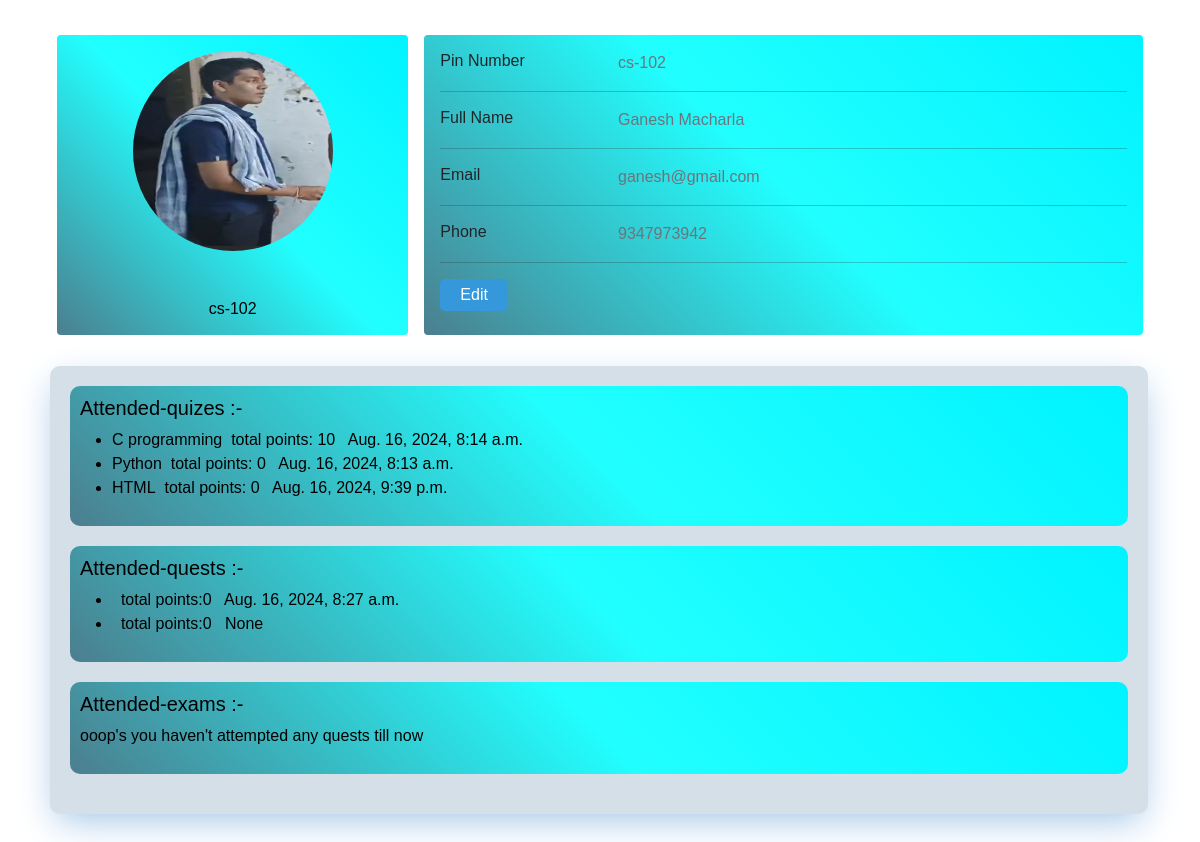
Page /Accounts/profile-view/ (signed in) on the earlier database version.
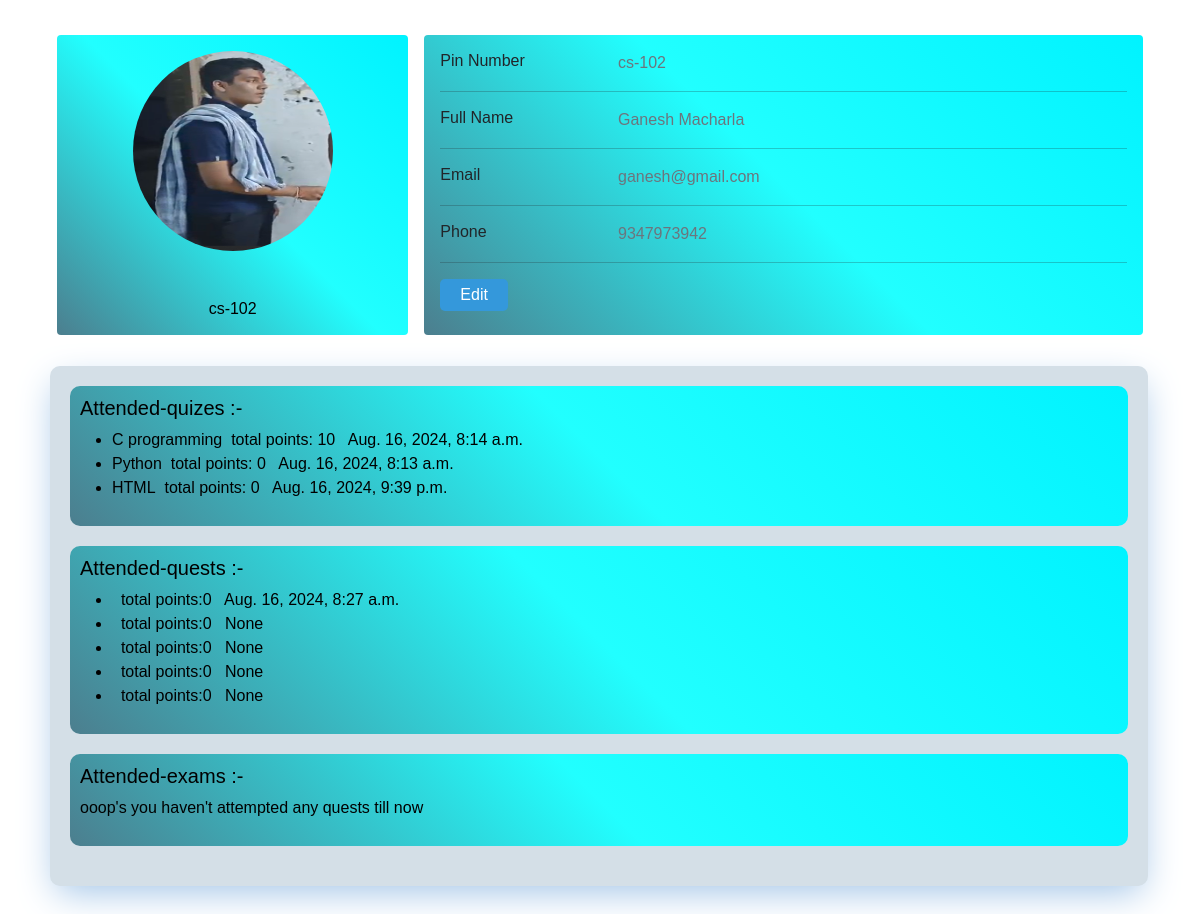
Same page on the later database version.
### Accounts/models.py (models this page shows, shortened)
class Profile(models.Model):
    pin=models.OneToOneField(User,on_delete=models.CASCADE)
    phone=models.CharField(max_length=100)
    fullname=models.CharField(max_length=100)
    image=models.ImageField(upload_to='images/',default='images/avatar7.png')
    isLecturer=models.BooleanField(default=False)

### quiz/models.py (models this page shows, shortened)
class Responses(models.Model):
    quiz=models.ForeignKey(Quiz,on_delete=models.CASCADE)
    pin=models.CharField(max_length=200)
    submitted_date=models.DateTimeField(null=True,blank=True)
    correct_answers=models.IntegerField(null=True,default=0)

class Quiz(models.Model):
    host=models.ForeignKey(User,on_delete=models.CASCADE)
    title=models.CharField(max_length=200)
    quiz_id=models.IntegerField(null=True,default=0)
    created_date=models.DateTimeField(null=True,blank=True)

### Dailyquest/models.py (models this page shows)
class Responses(models.Model):
    quest=models.ForeignKey(Quest,on_delete=models.CASCADE)
    pin=models.CharField(max_length=200)
    submitted_date=models.DateTimeField(null=True,blank=True)
    total_points=models.IntegerField(null=True,default=0)
    shift=models.CharField(max_length=200,default="")
    semester=models.CharField(max_length=200,default="")
    subject=models.CharField(max_length=200,default="")
    attendance_status=models.BooleanField(default=False)

### Accounts/views.py (the view)
# urls.py: path('profile-view/',views.profile_view,name='profile-view'),
@login_required(login_url='/Accounts/login/')
def profile_view(request):
    user_profile = get_object_or_404(Profile, pin=request.user)
    quizzes=Quiz.objects.filter(host=request.user)
    quests=Quest.objects.filter(host=request.user)
    exams=Exam.objects.filter(host=request.user)
    attended_quizes=quiz.models.Responses.objects.filter(pin=request.user)
    attended_quests=Dailyquest.models.Responses.objects.filter(pin=request.user)
    attended_exams=Responses.objects.filter(pin=request.user)
    if not user_profile.image:
        user_profile.image="images/avatar7.png"
    details = { 'fullname': user_profile.fullname,'image':user_profile.image,'phone':user_profile.phone,'isLecturer':user_profile.isLecturer,'quizzes':quizzes,'quests':quests,'attended_quizes':attended_quizes,'attended_quests':attended_quests,'exams':exams,'attended_exams':attended_exams}
    return render(request, 'Accounts/profile.html', details)

### quiz/templatetags/custom_filters.py (called while the page is built)
@register.filter
def mul(value, arg):
    try:
        return value * arg
    except (TypeError, ValueError):
        return ''

### templates/Accounts/profile.html (shortened to what this page needs)
{% load custom_filters %}
<!DOCTYPE html>
<html lang="en">
<head>
  <link href="https://cdn.jsdelivr.net/npm/bootstrap@5.3.3/dist/css/bootstrap.min.css" rel="stylesheet"
>
</head>
<body>
  <div class="container">
    <div class="main-body">
      <div class="row gutters-sm">
        <div class="col-md-4 mb-3">
          <div class="card">
            <div class="card-body">
              <div class="d-flex flex-column align-items-center text-center">
                <img src="/media/{{image}}" alt="Admin" class="rounded-circle" style="object-fit:fill;" width="200"
                  height="200">
                <div class="mt-5">
                  <h4 class="username">{{ user.username }}</h4>
                </div>
              </div>
            </div>
          </div>
        </div>
        <div class="col-md-8">
          <div class="card mb-3">
            <div class="card-body">
              <div class="row">
                <div class="col-sm-3">
                  <h6 class="mb-0">Pin Number</h6>
                </div>
                <div class="col-sm-9 text-secondary">
                  {{ user }}
                </div>
              </div>
              <hr>
              <div class="row">
                <div class="col-sm-3">
                  <h6 class="mb-0">Full Name</h6>
                </div>
                <div class="col-sm-9 text-secondary">
                  {{ fullname }}
                </div>
              </div>
              <hr>
              <div class="row">
                <div class="col-sm-3">
                  <h6 class="mb-0">Email</h6>
                </div>
                <div class="col-sm-9 text-secondary">
                  {{ user.email }}
                </div>
              </div>
              <hr>
              <div class="row">
                <div class="col-sm-3">
                  <h6 class="mb-0">Phone</h6>
                </div>
                <div class="col-sm-9 text-secondary">
                  {{ phone }}
                </div>
              </div>
              <hr>
              <div class="row">
                <div class="col-sm-12">
                  <a href="../profile-update"><button>Edit</button></a>
                </div>
              </div>
            </div>
          </div>
        </div>
      </div>
    </div>
  </div>
  <div class="student-area">
    {% if isLecturer %}
    {% comment %} quiz field {% endcomment %}
    <div class="quizes">
      <h5 class="mb-3">Created Quizzes :-</h5>
      {% if quizzes|length > 0 %}
      <ul>
        {% for quiz in quizzes %}
        <li>
          <a href="/quiz/{{quiz.quiz_id}}">{{quiz.title}}</a>&nbsp&nbsp<span
            class="created-date">{{quiz.created_date}}</span>
        </li>
        {% endfor %}
      </ul>
      {%else%}
      <p>ooop's till now you haven't created any quizes</p>
      {%endif%}
    </div>
    <div class="quests">
      <h5 class="mb-3">Created Quests :-</h5>
      {% if quests|length > 0%}
      <ul>
        {% for quest in quests %}
        <li>
          <a href="/Dailyquest/{{quest.quest_id}}">{{quest.title}}</a>&nbsp&nbsp<span
            class="created-date">{{quest.created_date}}</span>
        </li>
        {% endfor %}
      </ul>
      {%else%}
      <p>ooops's till now you haven't created any quests</p>
      {% endif%}
    </div>
    <div class="exams">
      <h5 class="mb-3">Created Exams :- </h5>
      {% if exams|length > 0%}
      <ul></ul>
      {% for exam in exams%}
      <li>
        <a href="/Exam/{{exam.exam_id}}">{{exam.title}}</a>&nbsp&nbsp<span
          class="created-date">{{exam.created_date}}</span>
      </li>
      {%endfor%}
      </ul>
      {% else %}
      <p>ooops' till now you haven't created any exams</p>
      {% endif %}
    </div>
    {% else %}
    <div class="attended-quizes">
      <h5>Attended-quizes :-</h5>
      {% if attended_quizes|length > 0 %}
      <ul>
        {% for attended_quiz in attended_quizes%}
        <li>{{attended_quiz.quiz.title}}&nbsp; total points:
          {% with total_points=attended_quiz.correct_answers|mul:10 %}
          {{ total_points }}
          {% endwith %}
          {{attended_quiz.submitted_date}}
        </li>
        {% endfor%}
      </ul>
      {% else %}
      <p>ooop's you haven't attempted any quizes till now.</p>
      {%endif%}
    </div>
    <div class="attended-quests">
      <h5>Attended-quests :-</h5>
      {% if attended_quests|length > 0 %}
      <ul>
        {% for attended_quest in attended_quests%}
        <li>
          {{attended_quest.title}}&nbsp;
          total points:{{attended_quest.total_points}}
          {{attended_quest.submitted_date}}
        </li>
        {% endfor%}
      </ul>
      {% else %}
      <p>ooop's you haven't attempted any quests till now</p>
      {%endif%}
    </div>
    <div class="attended-exams">
      <h5>Attended-exams :-</h5>
      {% if attended_exams|length > 0 %}
      <ul>
        {% for attended_exam in attended_exams%}
        <li>
          {{attended_exam.title}}&nbsp;
          total points:{{attended_exam.total_points}}
          &nbsp;
          {{attended_exam.submitted_date}}
        </li>
        {% endfor%}
      </ul>
      {% else %}
      <p>ooop's you haven't attempted any quests till now</p>
      {%endif%}
    </div>
    {% endif%}
  </div>
</body>
</html>

### templates/Accounts/profile.html (style rules this page uses)
* { padding: 0; margin: 0; box-sizing: border-box; font-family: 'Gill Sans', 'Gill Sans MT', Calibri, 'Trebuchet MS', sans-serif; }
body { margin-top: 20px; color: #1a202c; text-align: left; background-color: white; }
.main-body { padding: 15px; }
.card { background: linear-gradient(45deg, rgb(76, 126, 142), rgb(33, 255, 255), rgb(0, 243, 255)); position: relative; display: flex; flex-direction: column; min-width: 0; word-wrap: break-word; background-color: #fff; background-clip: border-box; border: 0 solid rgba(0, 0, 0, .125); border-radius: .25rem; }
button { padding: 4px 20px; border: none; border-radius: 5px; background-color: #3498db; color: white; cursor: pointer; }
.card-body { flex: 1 1 auto; min-height: 1px; padding: 1rem; height: 300px; }
.gutters-sm { margin-right: -8px; margin-left: -8px; }
.gutters-sm>.col, .gutters-sm>[class*=col-] { padding-right: 8px; padding-left: 8px; }
.mb-3, .my-3 { margin-bottom: 1rem !important; }
a { text-decoration: none; }
.student-area { align-items: center; padding: 30px; margin-left: 50px; margin-right: 52px; box-shadow: 0px 12px 37px -6px #a1c4e7; border-radius: 10px; padding: 20px; margin-bottom: 30px; background-color: #d4dfe7; }
.username { color: black; font-size: 16px; }
.attended-quizes, .attended-quests, .attended-exams, .quizes, .quests, .exams { background: linear-gradient(45deg, rgb(76, 126, 142), rgb(33, 255, 255), rgb(0, 243, 255)); padding: 10px; border-radius: 10px; color: black; margin-bottom: 20px; }
a { color: #df14d5; }

Differences in the rows shown:
added Responses: total_points "0", submitted_date "None"
added Responses: total_points "0", submitted_date "None"
added Responses: total_points "0", submitted_date "None"
